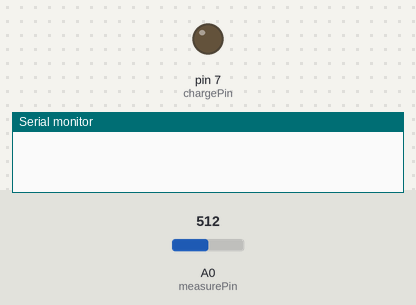
Simulated run of this sketch. Board: Arduino Uno, built with avr-gcc and run on an emulated ATmega328P. Parts: output pins drawn as LEDs (lit = HIGH), the last lines printed to the serial monitor. The test bench sets the inputs (shaded band); at power-on: A0 (measurePin) = 512.

Above: at 1.2 s.
1.3 s: A0 (measurePin) set to 0
At 2.1 s:
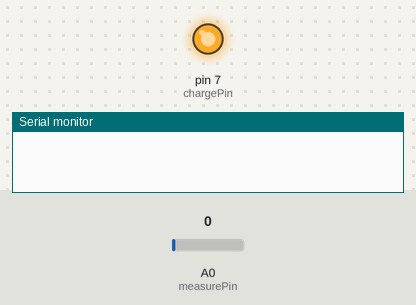
2.8 s: A0 (measurePin) set to 636
5.8 s: A0 (measurePin) set to 655
At 8.3 s:
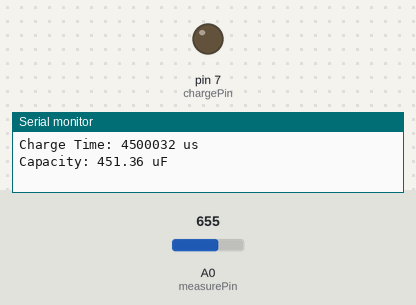
Timing chart, 0 to 9.8 s (numbered marks = the images above; inputs shaded):
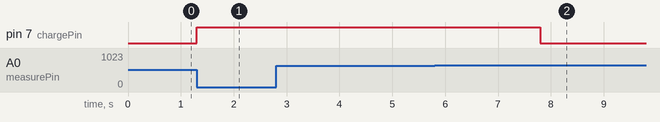

Measured:
- the behaviour switches between 645 and 646 on A0 (measurePin) (found by bisection; images 1 and 2)
- after the input at 1.3 s, pin 7 (chargePin): LOW → HIGH at once
- after the input at 2.8 s, every drawn part: stays the same
- after the input at 5.8 s, pin 7 (chargePin): HIGH → LOW after 2.0 s

The sketch:

cap.ino
```cpp
const int chargePin = 7;
const int measurePin = A0; // Pin connected to the capacitor
const float R_REF = 9970.0; // Reference resistor value in ohms

const int targetReading = 1023 * 0.632; // Target reading for 63.2% charge

unsigned long startTime;
unsigned long endTime;
float capacity;

void setup() {
  pinMode(chargePin, OUTPUT);
  digitalWrite(chargePin, LOW);
  Serial.begin(9600);
}

void loop() {
  // Discharge the capacitor
  digitalWrite(chargePin, LOW);
  while(analogRead(measurePin) > 0){
    //wait till empty
  }

  digitalWrite(chargePin, HIGH);
  startTime = micros();

  // Wait until the capacitor is charged to the target reading
  while(analogRead(measurePin) < targetReading){
	  //wait till charged
  }

  endTime = micros() - startTime;
  // Calculate the capacity
  capacity = (endTime / R_REF);

  Serial.print("Charge Time: ");
  Serial.print(endTime);
  Serial.println(" us");
  Serial.print("Capacity: ");
  Serial.print(capacity);
  Serial.println(" uF");

  delay(2000);
}
```
